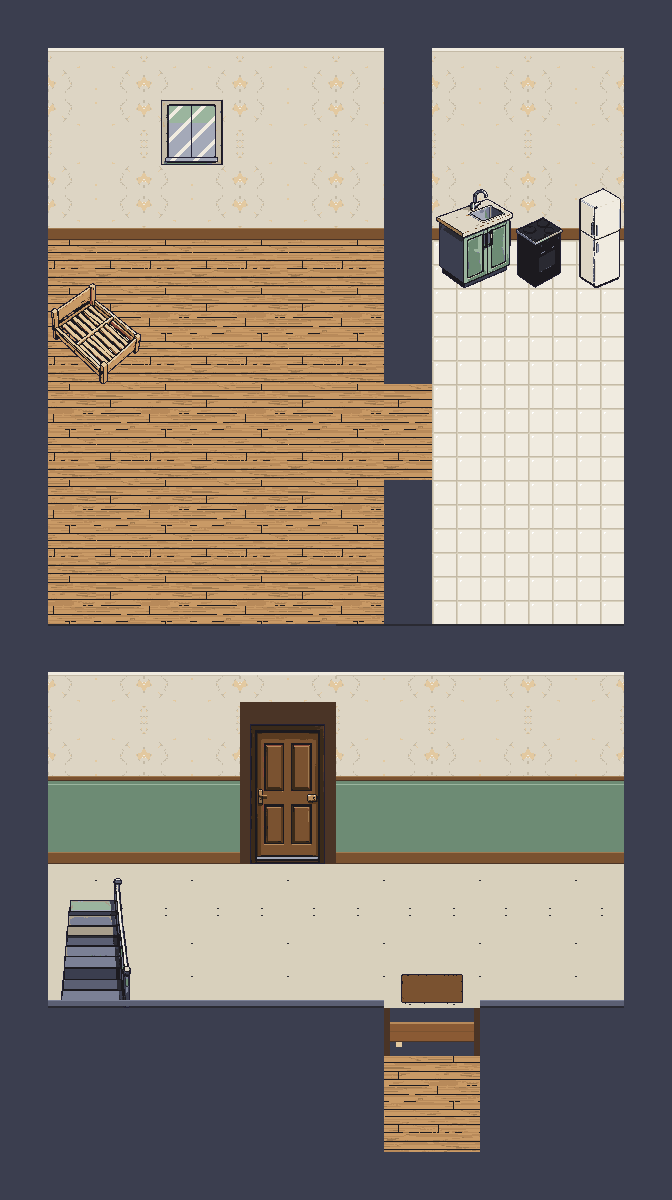
#> input picture openspec/changes/world-texel-scale/renders/route1_48_1x.png, 672 x 1200 px, found by its file name
$ python route1_48_framing.py route1_48_debug.png
#> lines starting #> are read from the running program, lines starting #| are printed output that depends on the picture; pictures that were not available may be replaced by others from this repository, and a replacement may not be noted
# 1x framing of the rebuilt 48 px route1_flat at 540 art px visible (960x540, t = 1), with the
# realistic 96x192 stills placed by their feet (cell feet row 158). Same render() as mock_framing.py,
# but the world is the 48 px map at 1 art px per world px (no 3x upscale).
# Usage: python3 route1_48_framing.py STILLS_DIR  (STILLS_DIR holds post2/player_front_s12_px.png, post2/sam_front_s13_px.png)
import sys, numpy as np
from PIL import Image, ImageDraw
R = '/Users/janosch/repos/life-game/'
OUT = R + 'openspec/changes/world-texel-scale/renders/'
S = sys.argv[1]
world = np.array(Image.open(OUT + 'route1_48_1x.png').convert('RGBA'))
P = np.array(Image.open(S + '/post2/player_front_s12_px.png').convert('RGBA'))
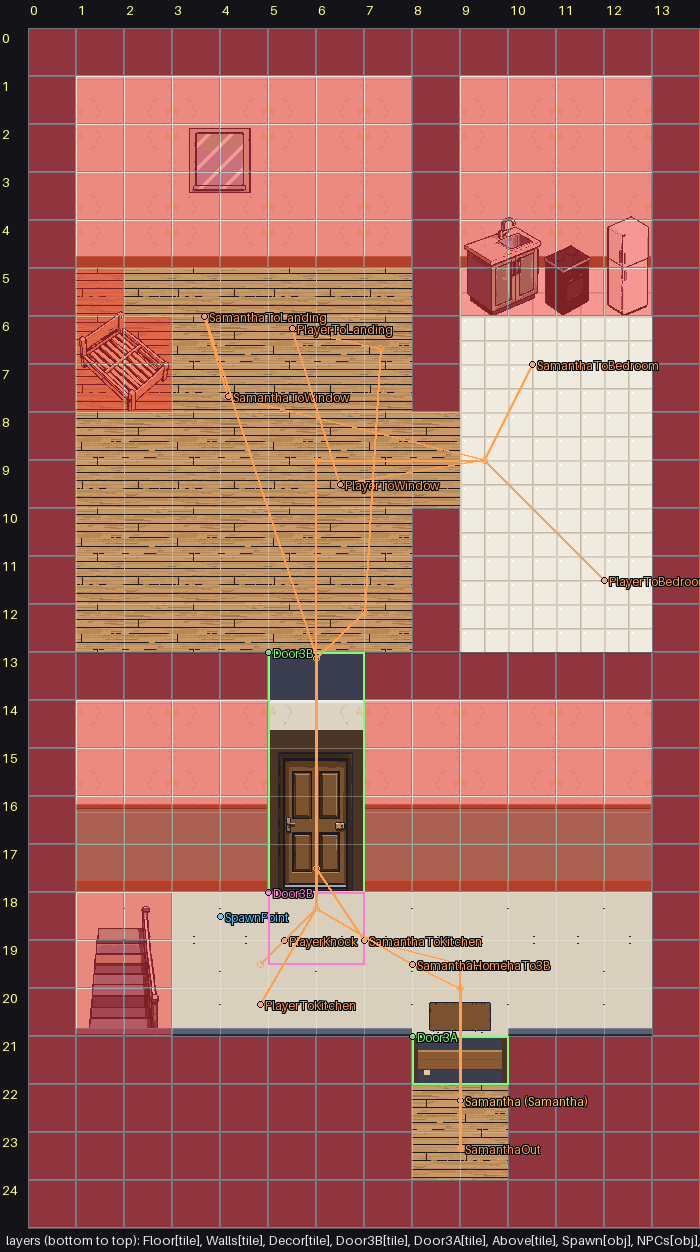
#> input picture openspec/changes/world-texel-scale/renders/route1_48_debug.png, 700 x 1252 px, given in place of player_front_s12_px.png, which was not available
Sm = np.array(Image.open(S + '/post2/sam_front_s13_px.png').convert('RGBA'))

def render(vp, cam, sprites, W=960, H=540):
    r = H / vp; ys, xs = np.mgrid[0:H, 0:W]
    wx = cam[0] + (xs + 0.5 - W / 2) / r; wy = cam[1] + (ys + 0.5 - H / 2) / r
    out = np.zeros((H, W, 4), np.uint8); out[..., 3] = 255
    ix = np.floor(wx).astype(int); iy = np.floor(wy).astype(int)
    ok = (ix >= 0) & (iy >= 0) & (ix < world.shape[1]) & (iy < world.shape[0]); out[ok] = world[iy[ok], ix[ok]]
    for spr, fx, fy in sorted(sprites, key=lambda s: s[2]):
        ch, cw = spr.shape[:2]; left = fx - cw // 2; top = fy - 158
        tx = np.floor(wx - left).astype(int); ty = np.floor(wy - top).astype(int)
        ok = (tx >= 0) & (ty >= 0) & (tx < cw) & (ty < ch); px = np.zeros_like(out); px[ok] = spr[ty[ok], tx[ok]]
        a = px[..., 3:4] / 255; out[..., :3] = (out[..., :3] * (1 - a) + px[..., :3] * a).astype(np.uint8)
    return Image.fromarray(out)

# feet positions = Paths end points (map px)
frames = {
    'landing': ((336, 860), [(P, 256, 912), (Sm, 336, 912)], 'landing: player at PlayerKnock, Samantha at the end of SamanthaTo3B'),
    'window': ((300, 330), [(P, 264, 300), (Sm, 176, 288)], 'flat 3B: both at the window (SamanthaToWindow / PlayerToWindow)'),
    'kitchen': ((420, 400), [(P, 576, 552), (Sm, 504, 336)], 'kitchen: SamanthaToKitchen / PlayerToKitchen end points'),
}
for name, (cam, spr, label) in frames.items():
    im = render(540, cam, spr).convert('RGB')
    ImageDraw.Draw(im).text((6, 4), label + ' - 1x, 540 art px visible', fill=(255, 255, 255))
    im.save(OUT + f'route1_48_frame540_{name}.png')
#> this loop made 3 passes
#> (name, cam) on passes 1 to 3: ('landing', (336, 860)), ('window', (300, 330)), ('kitchen', (420, 400))
#> pass 1, in render, `wx = cam[0] + (xs + 0.5 - W / 2) / r`:
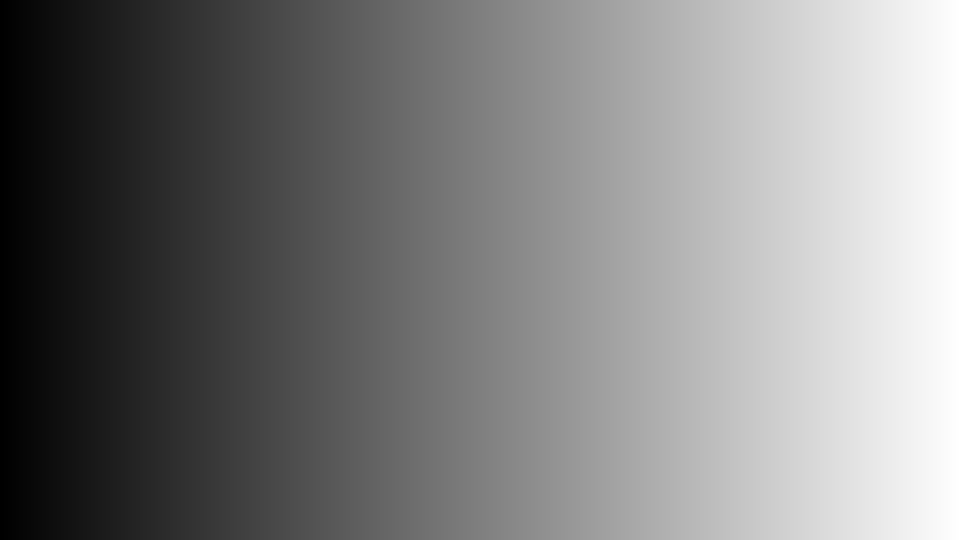
#> wx: shape (540, 960) float64; min -143.5, max 815.5, mean 336; drawn with min black and max white
#> pass 1, in render, `wy = cam[1] + (ys + 0.5 - H / 2) / r`:
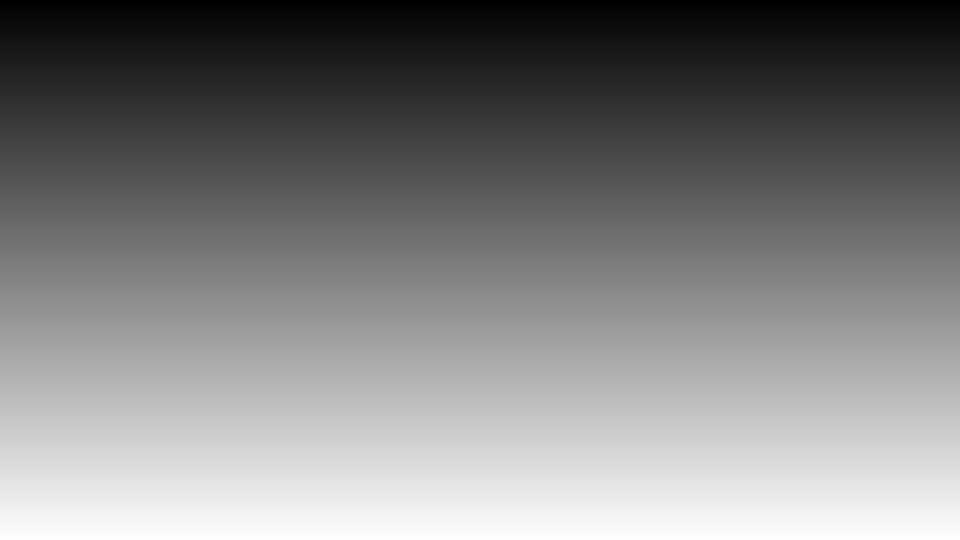
#> wy: shape (540, 960) float64; min 590.5, max 1129.5, mean 860; drawn with min black and max white
#> pass 1, in render, `iy = np.floor(wy).astype(int)`:
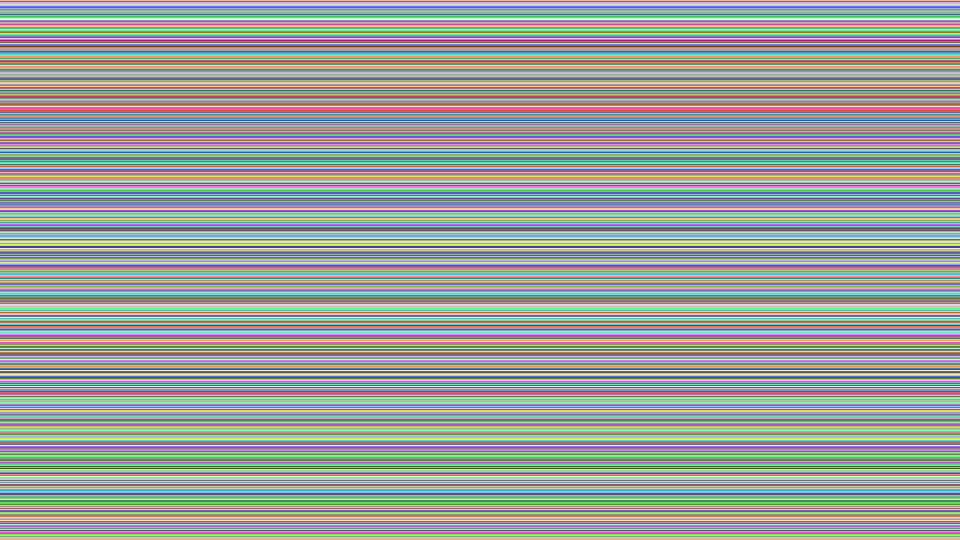
#> iy: shape (540, 960) int64; 540 distinct labels, from 590 to 1129; one colour per label, 0 black
#> after the loop:
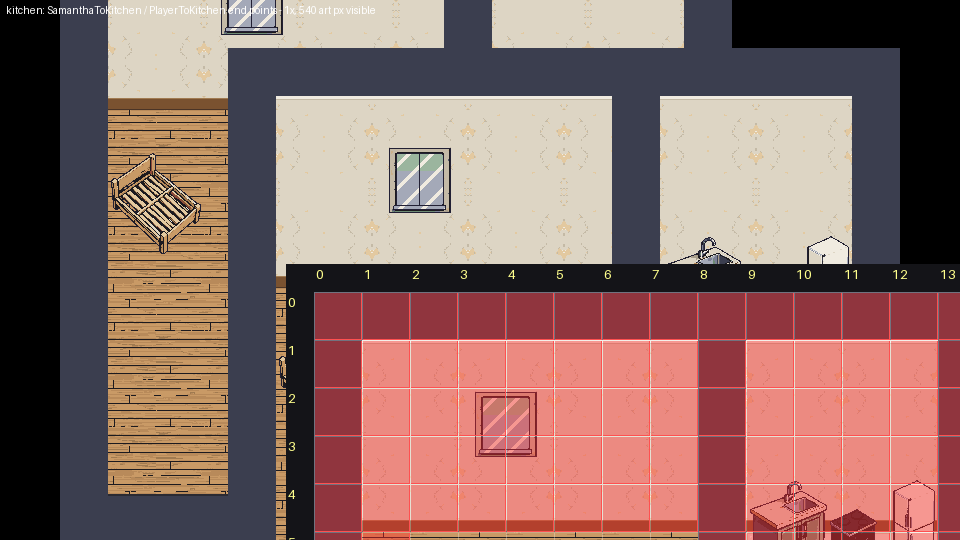
#> im: PIL image 960x540 RGB; mean R, G, B 142.1, 108, 102.7
print('ok')
